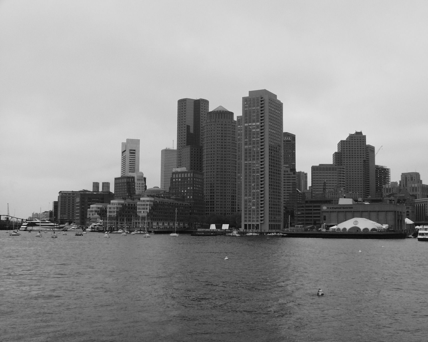
%> input picture Assignments/Assignment_4/Boston1.png, 428 x 342 px
$ octave HarrisMatching.m   (GNU Octave 9; MATLAB toolbox functions it lacks are replaced by stand-ins)
%> lines starting %> are read from the running program, lines starting %| are printed output that depends on the picture
### Assignments/Assignment_4/visualizedifferenceimageH.m
function D=visualizedifferenceimageH(im1,im2,H)


r2=size(im2,1);
c2=size(im2,2);

r1=size(im1,1);
c1=size(im1,2);

[X1,Y1]=meshgrid(1:c1,1:r1);
[X2,Y2]=meshgrid(1:c2,1:r2);

Hi=inv(H);
p1=Hi*[X2(:)'; Y2(:)'; ones(1,r2*c2)];
Xh=p1(1,:)./p1(3,:);
Xh=reshape(Xh,r2,c2);
Yh=p1(2,:)./p1(3,:);
Yh=reshape(Yh,r2,c2);

if size(im1,3)==3
  Zr=interp2(X1,Y1,double(im1(:,:,1)),Xh,Yh,'*linear',0);
  Zg=interp2(X1,Y1,double(im1(:,:,2)),Xh,Yh,'*linear',0);
  Zb=interp2(X1,Y1,double(im1(:,:,3)),Xh,Yh,'*linear',0);
  Z=zeros(r2,c2,3);
  Z(:,:,1)=Zr;Z(:,:,2)=Zg;Z(:,:,3)=Zb;
else
Z=interp2(X1,Y1,double(im1),Xh,Yh,'*linear',0);
end

D=(abs(double(im2)-Z));

### Assignments/Assignment_4/harris.m
function [x,y,cornerImg]=harris(img,sigma,relTh,k)
%HARRIS Corner detection for images.
%   [X,Y]=HARRIS(IMG) computes harris corner features for the image
%   IMG and returns the corner coordinates as two vectors X and Y.
%   Standard values for parameters are used except differentation is
%   computed by Gaussian derivatives.
%
%   [X,Y]=HARRIS(IMG,SIGMA,RELTH,K) spesifies the parameters SIGMA
%   (default 1), RELTH (relative threshold, default 0.0001), and K
%   (default 0.04).

if nargin<4 | isempty(k)
  k=0.04; %k=0.04;
end

if nargin<2 | isempty(sigma)
  sigma=1; %sigma=0.7;
end

if nargin<3 | isempty(relTh)
  relTh=0.0001; %relTh=0.0001; %Relative threshold
end

g=gaussian2(sigma); %smoothing window
[tmp,gx,gy]=gaussian2(0.5); %derivatives

%Ix=filter2([-2 -1 0 1 2],img,'same');
%Iy=filter2([-2 -1 0 1 2]',img,'same');
Ix=filter2(gx,img,'same');
Iy=filter2(gy,img,'same');

Ix2Sm=filter2(g,Ix.^2);
Iy2Sm=filter2(g,Iy.^2);

IxIySm=filter2(g,Ix.*Iy);


detC = (Ix2Sm.*Iy2Sm)-(IxIySm.*IxIySm);
traceC = Ix2Sm+Iy2Sm;

R=detC-k*traceC.^2;

clear Ix Iy Ix2Sm Iy2Sm IxIySm detC traceC

maxCornerValue=max(R(:));

%Take only cornerness maxima
maxImg=colfilt(R,[3 3],'sliding','max([x(1:4,:);x(6:9,:)])');
%maxImg=colfilt(R,[5 5],'sliding','max([x(1:12,:);x(14:25,:)])');

%maxImg=nlfilter(R,[3 3],'neighbormax');
cornerImg=R>maxImg; %test if cornerness is larger than neighborhood

[y,x]=find(R>relTh*maxCornerValue & cornerImg); %threshold

%Remove responses from image borders
[r,c]=size(R);
idx=find(x<3 | x>c-2 | y<3 | y>r-2);
x(idx)=[];
y(idx)=[];

% Parabolic interpolation
for i=1:length(x)
    [m,dx]=maxinterp(R(y(i),x(i)+(-1:1)));
    [m,dy]=maxinterp(R(y(i)+(-1:1),x(i)));
    x(i)=x(i)+dx;
    y(i)=y(i)+dy;
end

if nargout<2
  x=[x y];
end

### Assignments/Assignment_4/HarrisMatching.m
%% The first part uses Matlab's Computer Vision System Toolbox
%% Harris corners are extracted and matched
%% and a planar projective transformation between the views is estimated
I1 = (imread('Boston1.png'));
%> I1 is the input picture: size 342x428 uint8; min 5, max 227, mean 144
I2 = (imread('Boston2m.png'));
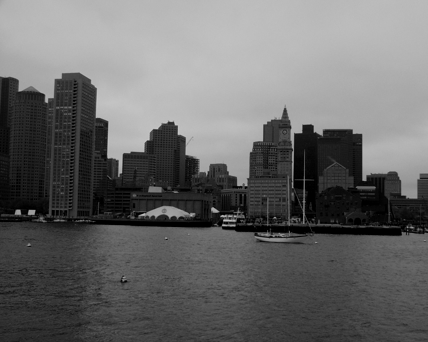
%> input picture Assignments/Assignment_4/Boston2m.png, 428 x 342 px
%> I2 is the input picture: size 342x428 uint8; min 0, max 200, mean 104.9

points1 = detectHarrisFeatures(I1);
%> points1 = 239 points; strongest (x, y): (228, 226), (419, 238), (420, 233), (417, 227), (214, 226)
points2 = detectHarrisFeatures(I2);
%> points2 = 219 points; strongest (x, y): (223, 226), (225, 221), (35, 212), (222, 217), (218, 212)

[f1, vpts1] = extractFeatures(I1, points1);
%> vpts1 = 191 points; strongest (x, y): (228, 226), (214, 226), (224, 226), (298, 171), (361, 133)
[f2, vpts2] = extractFeatures(I2, points2);
%> vpts2 = 176 points; strongest (x, y): (223, 226), (225, 221), (222, 217), (218, 212), (213, 209)

indexPairs = matchFeatures(f1, f2) ;
%> indexPairs = 56 rows, first 12: [100 1; 103 2; 108 3; 110 11; 111 7; 112 26; 115 29; 124 12; 126 22; 131 8; 134 10; 135 10]
matchedPoints1 = vpts1(indexPairs(:, 1));
%> matchedPoints1 = 56 points; strongest (x, y): (298, 171), (361, 133), (368, 144), (365, 136), (285, 132)
matchedPoints2 = vpts2(indexPairs(:, 2));
%> matchedPoints2 = 56 points; strongest (x, y): (109, 158), (174, 123), (97, 117), (179, 134), (177, 127)

% The candidate point matches are visualized as follows:
figure; ax = axes;
showMatchedFeatures(I1,I2,matchedPoints1,matchedPoints2,'montage','Parent',ax);
title(ax, 'Candidate point matches');
legend(ax, 'Matched points 1','Matched points 2');
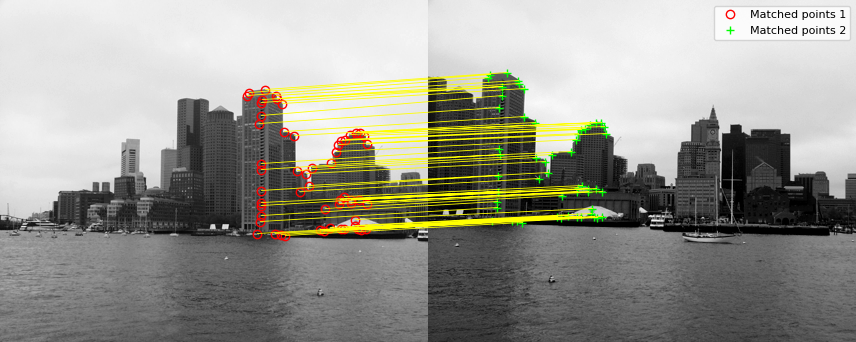
%> figure redrawn from the program's plot data; its title reads 'Candidate point matches'

% The estimation of projective transformation is covered later in lectures
% but it can be done as follows using Matlab built-in functionality:
[tform,inlierPoints2,inlierPoints1] = estimateGeometricTransform(matchedPoints2,matchedPoints1,'projective');
%> tform = transform with T = [0.802 -0.118 -0.000445; 0.03 0.936 -2.36e-05; 189.9 27.31 1]; inlierPoints2 = 52 points; strongest (x, y): (109, 158), (174, 123), (97, 117), (179, 134), (177, 127); inlierPoints1 = 52 points; strongest (x, y): (298, 171), (361, 133), (368, 144), (365, 136), (285, 132)

% The correctness of the estimated transformation can be verified by
% checking the difference image after alignment
H1to2p=inv(tform.T');
%> H1to2p = [1.12 -0.0414 -212.1; 0.127 1.06 -53.2; 0.000503 6.64e-06 0.904]
D=visualizedifferenceimageH(I1,I2,H1to2p);
%> in visualizedifferenceimageH, `Hi=inv(H);`: Hi = [0.802 0.03 189.9; -0.118 0.936 27.31; -0.000445 -2.36e-05 1]
%> in visualizedifferenceimageH, `Xh=reshape(Xh,r2,c2);`:
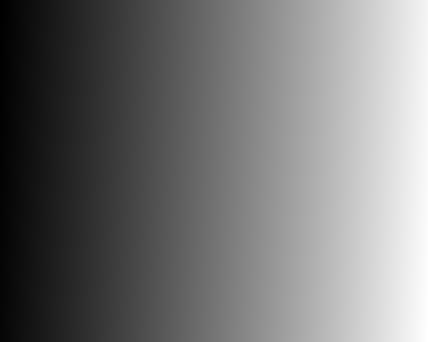
%> Xh: size 342x428 double; min 190.8, max 678.1, mean 415.9; drawn with min black and max white
%> in visualizedifferenceimageH, `Yh=reshape(Yh,r2,c2);`:
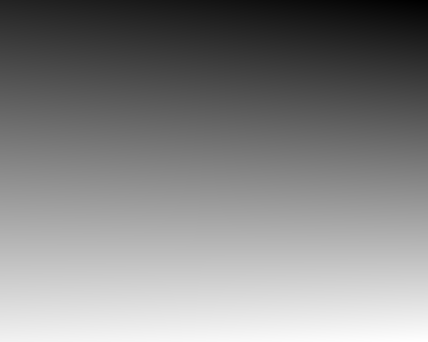
%> Yh: size 342x428 double; min -27.69, max 370.3, mean 180.3; drawn with min black and max white
%> in visualizedifferenceimageH, `Z=interp2(X1,Y1,double(im1),Xh,Yh,'*linear',0);`:
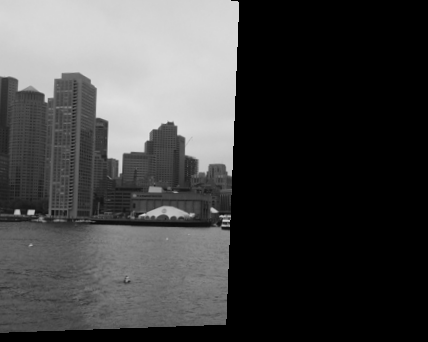
%> Z: size 342x428 double; min 0, max 223.8, mean 68.7
%> in visualizedifferenceimageH, `D=(abs(double(im2)-Z));`:
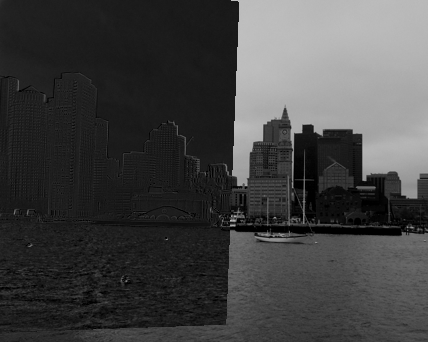
%> D: size 342x428 double; min 0, max 192, mean 66.2
figure;imagesc(D);axis image;colormap('gray');
title('Difference image after geometric registration');

% The correct point matches can be now visualised since the
% projective transformation is estimated successfully
figure; ax=axes;
showMatchedFeatures(I1,I2,inlierPoints1,inlierPoints2,'montage','Parent',ax);
title('Matched inlier points');
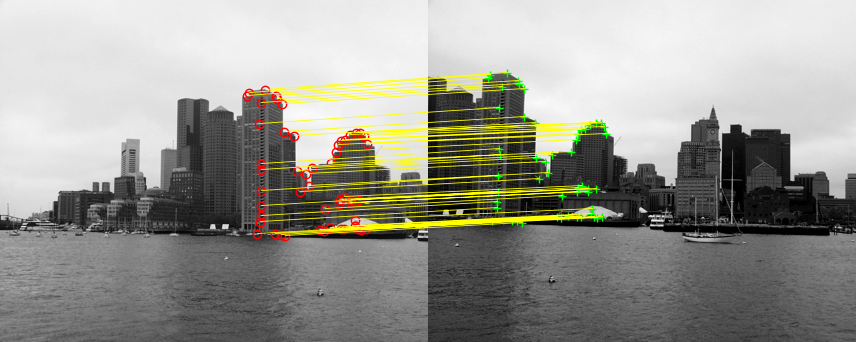
%> figure redrawn from the program's plot data; its title reads 'Matched inlier points'
%> the run ends on the next line


%% The previous part illustrated Matlab's built-in capabilities.
%% Let's try to do Harris corner extraction and matching using our own
%% implementation in a less black-box manner.

% Harris corner extraction, take a look at the source code of harris.m
[x1,y1]=harris(I1);
